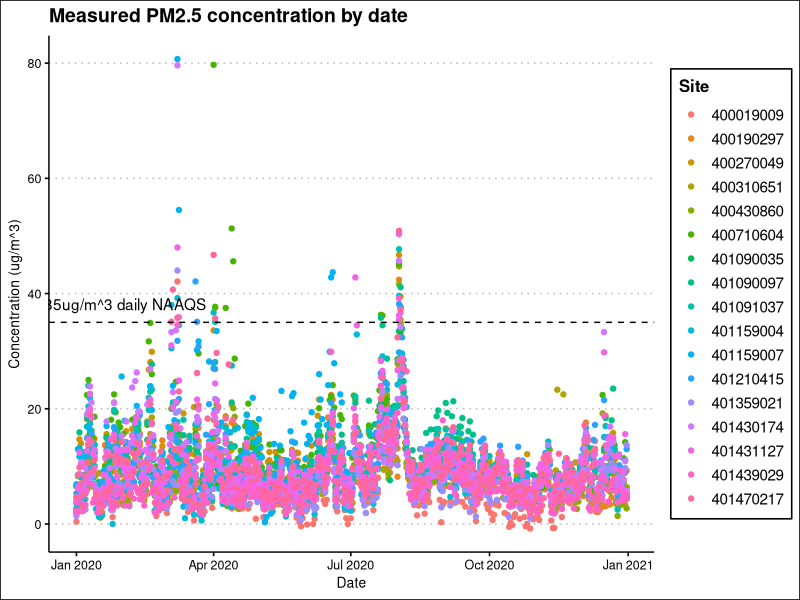

The R source for this figure:
library(data.table)
library(ggplot2)
library(ggthemes)
library(dplyr)

plot <- TRUE

data <- fread("data/alabama_pm.csv",
              select = c("Date",
                         "Daily Mean PM2.5 Concentration",
                         "UNITS",
                         "Site ID",
                         "Site Name"))

data <- data[, .(Date = as.Date(Date, format = "%m/%d/%y"),
                 conc = `Daily Mean PM2.5 Concentration`,
                 site = as.character(`Site ID`),
                 name = `Site Name`,
                 units = UNITS)]

yearly_mean <- data[, .(mean_conc_ugm3 = mean(conc),
                        attainment = mean(conc) < 13),
                        by = .(site, name)]

daily_limit_exceeded <- data[conc > 35L, .(count = sum(table(site))), Date]

ggplot(data) +
   geom_point(aes(Date, conc, color = site)) +
   geom_hline(yintercept = 35, linetype = "dashed") +
   geom_text(
             aes(x = as.Date("2020/01/01"),
                 y = 35, label = "35ug/m^3 daily NAAQS",
                 hjust = 0.2,
                 vjust = -1),
             data = data.frame()) +
   labs(title = "Measured PM2.5 concentration by date",
        x = "Date",
        y = "Concentration (ug/m^3)"
   ) +
   scale_color_discrete(name = "Site") +
   theme(
        plot.title = element_text(size = 30, face = "bold"),
   ) +
   theme_clean()

data
